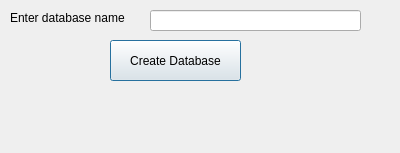
<?xml version="1.0" encoding="UTF-8"?>
<ui version="4.0">
 <class>Dialog</class>
 <widget class="QDialog" name="Dialog">
  <property name="geometry">
   <rect>
    <x>0</x>
    <y>0</y>
    <width>400</width>
    <height>153</height>
   </rect>
  </property>
  <property name="windowTitle">
   <string>Dialog</string>
  </property>
  <widget class="QLabel" name="label">
   <property name="geometry">
    <rect>
     <x>10</x>
     <y>10</y>
     <width>141</width>
     <height>16</height>
    </rect>
   </property>
   <property name="text">
    <string>Enter database name</string>
   </property>
  </widget>
  <widget class="QLineEdit" name="lineEditDBName">
   <property name="geometry">
    <rect>
     <x>150</x>
     <y>10</y>
     <width>211</width>
     <height>21</height>
    </rect>
   </property>
  </widget>
  <widget class="QPushButton" name="pushButtonCreateDB">
   <property name="geometry">
    <rect>
     <x>110</x>
     <y>40</y>
     <width>131</width>
     <height>41</height>
    </rect>
   </property>
   <property name="text">
    <string>Create Database</string>
   </property>
  </widget>
  <widget class="QLabel" name="labelResponse">
   <property name="geometry">
    <rect>
     <x>20</x>
     <y>90</y>
     <width>341</width>
     <height>21</height>
    </rect>
   </property>
   <property name="text">
    <string/>
   </property>
  </widget>
 </widget>
 <resources/>
 <connections/>
</ui>
